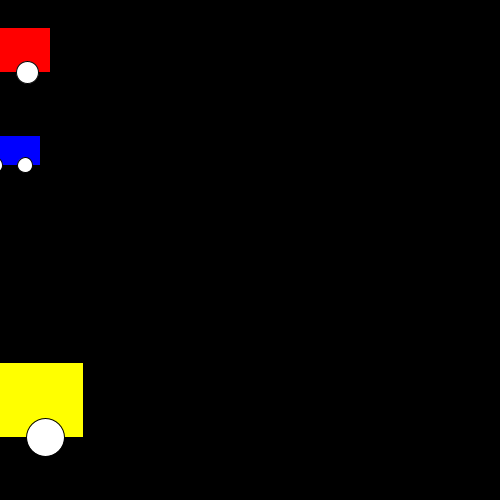
Frame 1 (no input)
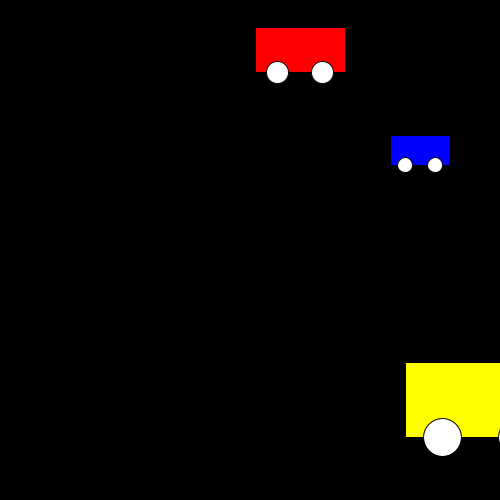
Frame 60 (the mouse pressed at the canvas centre just before this capture)
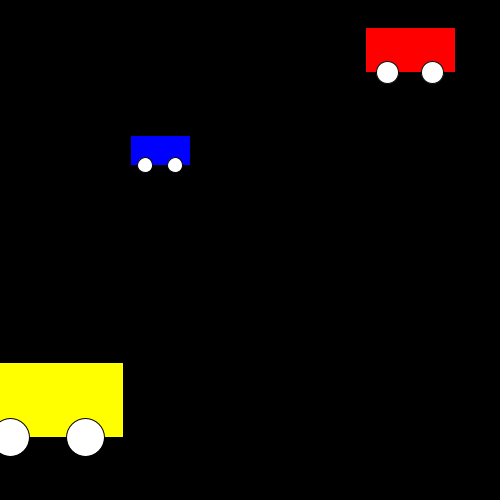
Frame 120 (the mouse held since frame 60 and released just before this capture)

The Processing sketch that drew these frames (run headless with seeded random() and noise(); from frame 60 on, the mouse is pressed at the canvas centre):

// Processing sketch: processing_42582
// ── processing_42582.pde

Car myCar1;
Car myCar2;
Car myCar3;

void setup() {
  size(500, 500);
  myCar1=new Car(color(255, 0, 0), 50, 5,90);
  myCar2=new Car(color(0, 0, 255), 150,10,60);
  myCar3=new Car(color(255, 255, 0), 400, 8,150);
}

void draw() {
  background(0);
  myCar1.move();
  myCar1.bounce();
  myCar1.display();
  myCar2.move();
  myCar2.bounce();
  myCar2.display();
  myCar3.move();
  myCar3.bounce();
  myCar3.display();
}

class Car {
  color c;
  float x;
  float y;
  float thesize;
  float x_speed;

  Car(color C, float Y, float X_speed, float S) {
    c=C;
    x=0;
    y=Y;
    x_speed=X_speed;
    thesize=S;
  }

  void display() {
    stroke(0);
    fill(c);
    rectMode(CENTER);
    rect(x, y, thesize, thesize/2);
    fill(255);
    ellipse(x-thesize/4,y+thesize/4,thesize/4,thesize/4);
    ellipse(x+thesize/4,y+thesize/4,thesize/4,thesize/4);
  }

  void move() {
    x=x+x_speed;
  }
  void bounce(){
    if (x>width||x<0) {
      x_speed = x_speed * -1;
    }
  }
}
                                
